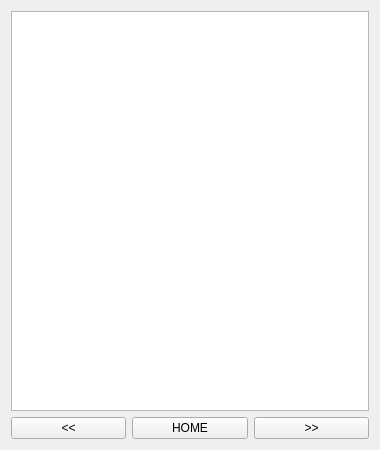
<?xml version="1.0" encoding="UTF-8"?>
<ui version="4.0">
 <class>HelpInformation</class>
 <widget class="QWidget" name="HelpInformation">
  <property name="geometry">
   <rect>
    <x>0</x>
    <y>0</y>
    <width>380</width>
    <height>450</height>
   </rect>
  </property>
  <property name="minimumSize">
   <size>
    <width>380</width>
    <height>450</height>
   </size>
  </property>
  <property name="maximumSize">
   <size>
    <width>380</width>
    <height>450</height>
   </size>
  </property>
  <property name="windowTitle">
   <string>Помощь</string>
  </property>
  <layout class="QVBoxLayout" name="verticalLayout">
   <item>
    <widget class="QTextBrowser" name="textBrowser"/>
   </item>
   <item>
    <layout class="QHBoxLayout" name="horizontalLayout">
     <item>
      <widget class="QPushButton" name="backButton">
       <property name="text">
        <string>&lt;&lt;</string>
       </property>
      </widget>
     </item>
     <item>
      <widget class="QPushButton" name="homeButton">
       <property name="text">
        <string>HOME</string>
       </property>
      </widget>
     </item>
     <item>
      <widget class="QPushButton" name="nextButton">
       <property name="text">
        <string>&gt;&gt;</string>
       </property>
      </widget>
     </item>
    </layout>
   </item>
  </layout>
 </widget>
 <resources/>
 <connections/>
</ui>
